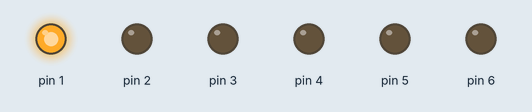
Bench run of a sketch on a simulated Arduino Uno, built with avr-gcc and run on an emulated ATmega328P. Parts: output pins drawn as LEDs (lit = HIGH).

Above: at 0.12 s.
At 0.87 s:
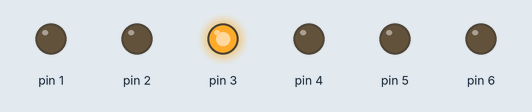
At 1.8 s:
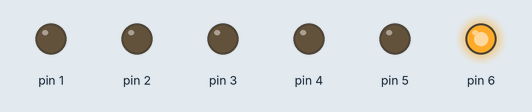
At 3.12 s:
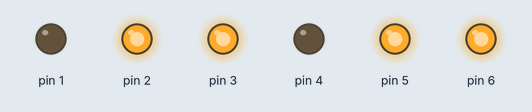
At 4.62 s:
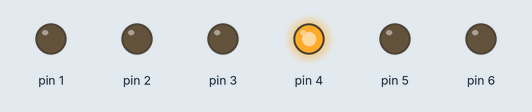
At 7.5 s:
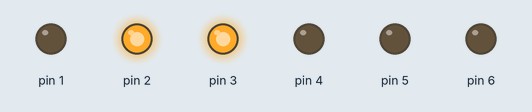
Timing chart, 0 to 8.1 s (numbered marks = the images above):
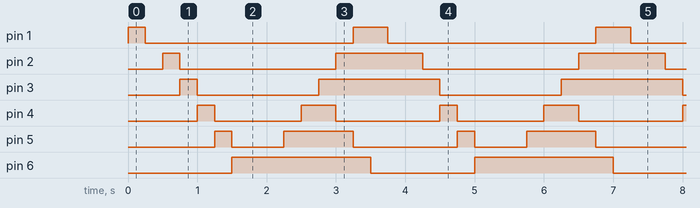

Measured:
- by itself, pin 1: repeats every 3.5 s: LOW 3.0 s, HIGH 0.50 s
- by itself, pin 2: repeats every 3.5 s: LOW 2.3 s, HIGH 1.3 s
- by itself, pin 3: repeats every 3.5 s: LOW 1.8 s, HIGH 1.8 s
- by itself, pin 4: repeats every 3.5 s: LOW 1.3 s, HIGH 0.50 s, LOW 1.5 s, HIGH 0.25 s
- by itself, pin 5: repeats every 3.5 s: LOW 0.75 s, HIGH 1.0 s, LOW 1.5 s, HIGH 0.25 s
- by itself, pin 6: alternates HIGH for 2.0 s and LOW for 1.5 s

The sketch:

chaser_and_reverse_chaser.ino
```cpp
void setup()
{
  pinMode(1,OUTPUT);
  pinMode(2,OUTPUT);
  pinMode(3,OUTPUT);
  pinMode(4,OUTPUT);
  pinMode(5,OUTPUT);
  pinMode(6,OUTPUT);
}

void loop()
{
  digitalWrite(1,HIGH);
  delay(250);
  digitalWrite(1,LOW); delay(250);
  digitalWrite(2,HIGH);
  delay(250);
  digitalWrite(2,LOW);
  digitalWrite(3,HIGH);
  delay(250);
  digitalWrite(3,LOW);
  digitalWrite(4,HIGH);
  delay(250);
  digitalWrite(4,LOW);
  digitalWrite(5,HIGH);
  delay(250);
  digitalWrite(5,LOW);
  digitalWrite(6,HIGH);
  delay(250);
  digitalWrite(6,LOW);

  digitalWrite(6,HIGH);
  delay(250);
  digitalWrite(1,LOW);  delay(250);
  digitalWrite(5,HIGH);
  delay(250);
  digitalWrite(2,LOW);
  digitalWrite(4,HIGH);
  delay(250);
  digitalWrite(3,LOW);
  digitalWrite(3,HIGH);
  delay(250);
  digitalWrite(4,LOW);
  digitalWrite(2,HIGH);
  delay(250);
  digitalWrite(5,LOW);
  digitalWrite(1,HIGH);
  delay(250);
  digitalWrite(6,LOW);

}
```
